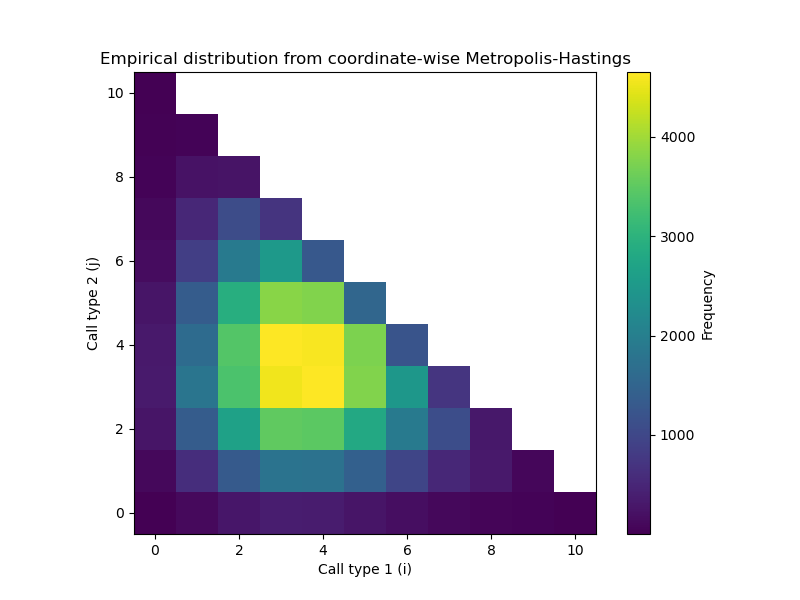

This figure's Python source:
import numpy as np
import matplotlib.pyplot as plt
from scipy.stats import chisquare
from collections import Counter
from math import factorial
import random

# Parameters
A1 = A2 = 4
m = 10
num_samples = 100000
burn_in = 1000

# Target distribution (unnormalized)
def g(i, j):
    if i < 0 or j < 0 or i + j > m:
        return 0
    return (A1**i / factorial(i)) * (A2**j / factorial(j))

# Coordinate-wise Metropolis-Hastings sampler
def metropolis_hastings_coordinatewise(num_samples, burn_in):
    samples = []
    i, j = 0, 0  # start state

    for step in range(num_samples + burn_in):
        # Pick coordinate: 0 = update i, 1 = update j
        coord = random.choice([0, 1])

        # Propose change
        if coord == 0:  # update i
            di = random.choice([-1, 1])
            i_new, j_new = i + di, j
        else:           # update j
            dj = random.choice([-1, 1])
            i_new, j_new = i, j + dj

        # Check bounds
        if i_new < 0 or j_new < 0 or i_new + j_new > m:
            continue

        # Metropolis acceptance
        p_old = g(i, j)
        p_new = g(i_new, j_new)
        alpha = min(1, p_new / p_old)

        if np.random.rand() < alpha:
            i, j = i_new, j_new  # accept

        if step >= burn_in:
            samples.append((i, j))

    return samples

# Generate samples
samples = metropolis_hastings_coordinatewise(num_samples=num_samples, burn_in=burn_in)

# Show first few samples
print("First 10 samples from the coordinate-wise MH chain:")
for s in samples[:10]:
    print(s)

# Frequency counts for plotting
counts = np.zeros((m+1, m+1))
for i, j in samples:
    counts[i, j] += 1

# Mask invalid (i+j > m)
for i in range(m+1):
    for j in range(m+1):
        if i + j > m:
            counts[i, j] = np.nan

# Plot
plt.figure(figsize=(8, 6))
plt.imshow(counts, origin='lower', cmap='viridis')
plt.colorbar(label='Frequency')
plt.xlabel('Call type 1 (i)')
plt.ylabel('Call type 2 (j)')
plt.title('Empirical distribution from coordinate-wise Metropolis-Hastings')
plt.savefig('6.2b.png')
plt.show()

# Chi-squared test
# Get frequencies for legal (i,j) states
counts_dict = Counter(samples)
all_states = [(i, j) for i in range(m+1) for j in range(m+1 - i)]
empirical_counts = np.array([counts_dict.get((i, j), 0) for (i, j) in all_states])

# Expected probabilities (normalized)
unnormalized = np.array([g(i, j) for (i, j) in all_states])
expected_probs = unnormalized / unnormalized.sum()
expected_counts = expected_probs * empirical_counts.sum()

# Combine low-expected bins if needed (optional)
# Run test
chi2_stat, p_value = chisquare(empirical_counts, f_exp=expected_counts)

print(f"Chi-squared statistic: {chi2_stat:.2f}, p-value: {p_value:.4f}")
